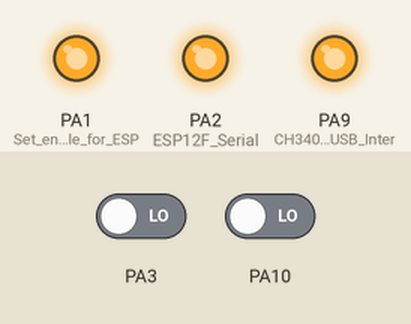
The sketch below on a simulated STM32 Blue Pill. Parts: output pins drawn as LEDs (lit = HIGH). The inputs (shaded band) are chosen by the test bench; at power-on: PA3 LOW, PA10 LOW.

Above: at 1.2 s.
1.3 s: PA3 driven HIGH
At 2.5 s:
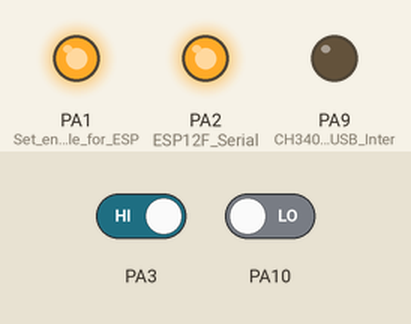
2.8 s: PA10 driven HIGH
At 3.7 s:
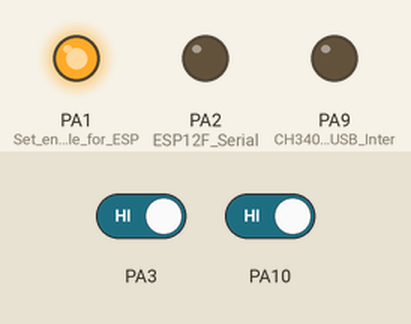
4.3 s: PA3 driven LOW
At 4.8 s:
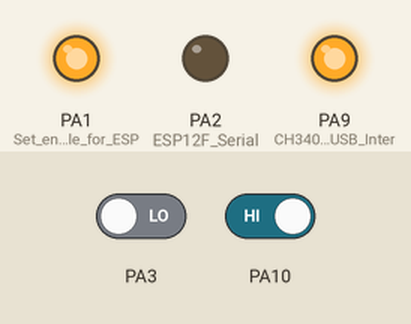
5.8 s: PA10 driven LOW
At 7.1 s:
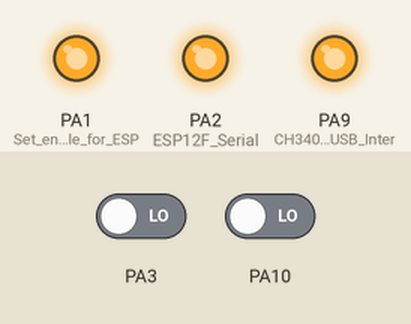
Timing chart, 0 to 8.3 s (numbered marks = the images above; inputs shaded):
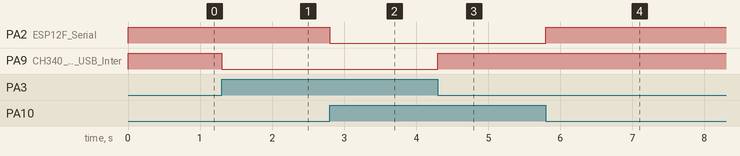

The sketch:

JL1_USB_to_ESP_UART_repeater.ino
```cpp
//Transparent UART repeater for JL1 board to access ESP12F through USB port.


void setup() {

  pinMode(PA9, OUTPUT); //CH340 Serial to USB Interface
  pinMode(PA10, INPUT);

  pinMode(PA2, OUTPUT); // ESP12F Serial
  pinMode(PA3, INPUT);

  pinMode(PA1, OUTPUT); //Set enable for ESP
  digitalWrite(PA1,1);

  digitalWrite(PA9,1); //init for bit repeater
  digitalWrite(PA2,1);


attachInterrupt(digitalPinToInterrupt(PA10), ONE, CHANGE ); //UART1
attachInterrupt(digitalPinToInterrupt(PA3), TWO, CHANGE ); //UART2


}

void loop() {;}

void ONE() {digitalWrite(PA2,!digitalRead (PA2));}
void TWO() {digitalWrite(PA9,!digitalRead (PA9));}
```

Measured:
- after the input at 1.3 s, PA9 (CH340_Serial_to_USB_Inter): HIGH → LOW at once
- after the input at 2.8 s, PA2 (ESP12F_Serial): HIGH → LOW at once
- after the input at 4.3 s, PA9 (CH340_Serial_to_USB_Inter): LOW → HIGH at once
- after the input at 5.8 s, PA2 (ESP12F_Serial): LOW → HIGH at once
